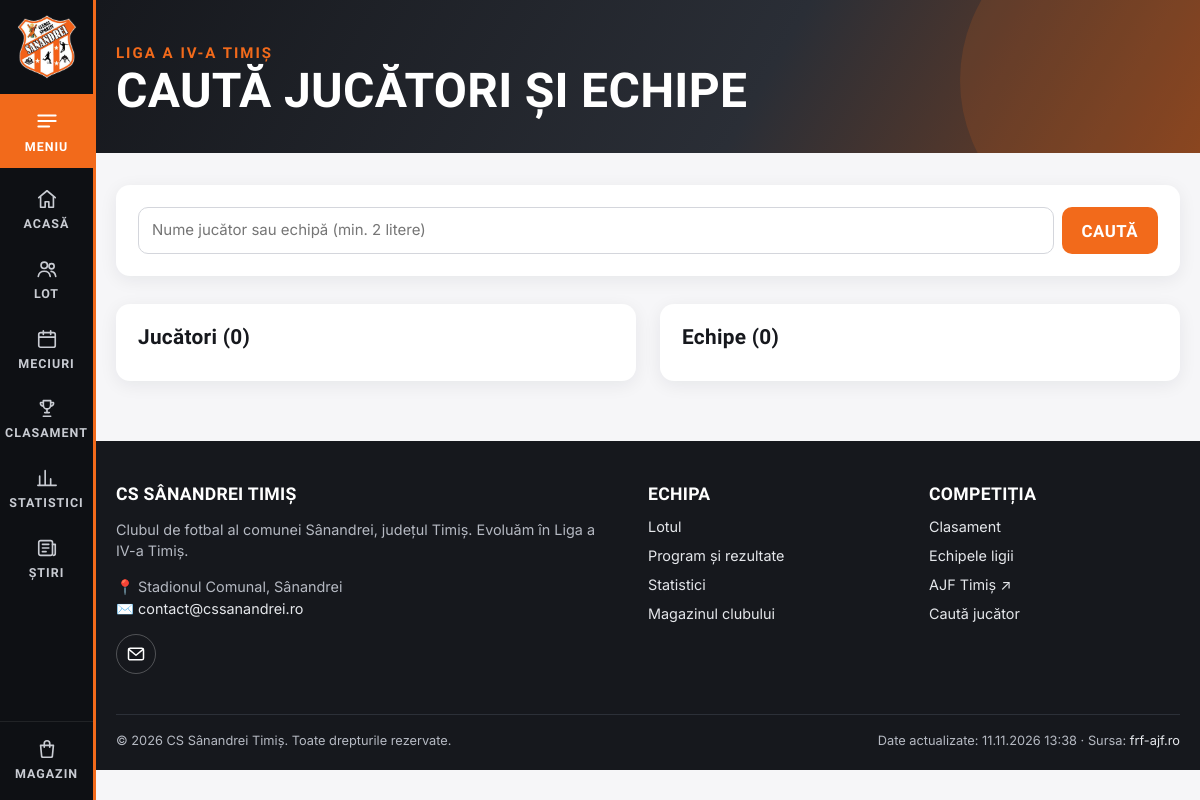
/cauta/, run on the app's committed database.
### teams/models.py (models this page shows, shortened)
class Team(models.Model):
    frf_id = models.PositiveIntegerField(unique=True, help_text="ID-ul echipei pe frf-ajf.ro")
    name = models.CharField(max_length=150)
    slug = models.SlugField(max_length=160, unique=True)
    frf_url = models.URLField(blank=True)
    logo_url = models.URLField(blank=True)
    venue = models.CharField(max_length=150, blank=True)
    points_adjustment = models.IntegerField(
        default=0, help_text="Puncte scăzute/adăugate de comisii (ex: -3). Se aplică în clasament.")
    class Meta:
        ordering = ["name"]
    def get_absolute_url(self):
        return reverse("team_detail", args=[self.slug])

class SyncRun(models.Model):
    started_at = models.DateTimeField(auto_now_add=True)
    finished_at = models.DateTimeField(null=True, blank=True)
    ok = models.BooleanField(default=False)
    summary = models.TextField(blank=True)
    class Meta:
        ordering = ["-started_at"]

### teams/views.py (the view)
# urls.py: path("cauta/", teams_views.search, name="search"),
def search(request):
    index = {
        "players": [{"n": p.name, "t": p.team.name, "u": p.get_absolute_url()}
                    for p in Player.objects.select_related("team").order_by("name")],
        "teams": [{"n": t.name, "u": t.get_absolute_url(), "l": t.logo_url} for t in Team.objects.all()],
    }
    return render(request, "teams/search.html", {"index": index})

### core/content.py (called while the page is built)
def content_dir():
    return Path(settings.CONTENT_DIR)

def read_yaml(path, default=None):
    path = Path(path)
    if not path.exists():
        return default
    data = yaml.safe_load(path.read_text(encoding="utf-8"))
    return default if data is None else data

def site_settings():
    data = read_yaml(content_dir() / "setari.yml", {}) or {}
    return {
        "CLUB_EMAIL": data.get("email") or settings.CLUB_EMAIL,
        "CLUB_PHONE": str(data.get("telefon") or settings.CLUB_PHONE or ""),
        "CLUB_VENUE": data.get("stadion") or settings.CLUB_VENUE,
        "CLUB_FACEBOOK": data.get("facebook") or "",
        "CLUB_INSTAGRAM": data.get("instagram") or "",
        "CLUB_YOUTUBE": data.get("youtube") or "",
        "CLUB_TIKTOK": data.get("tiktok") or "",
        "CLUB_ABOUT": data.get("despre") or "",
        "CLUB_MOTTO": data.get("moto") or DEFAULT_MOTTO,
        "CLUB_MOTTO_TEXT": data.get("moto_text") or DEFAULT_MOTTO_TEXT,
    }

def social_links(cfg):
    links = [("facebook", "Facebook", cfg["CLUB_FACEBOOK"]), ("instagram", "Instagram", cfg["CLUB_INSTAGRAM"]),
             ("youtube", "YouTube", cfg["CLUB_YOUTUBE"]), ("tiktok", "TikTok", cfg["CLUB_TIKTOK"])]
    return [{"icon": icon, "label": label, "url": url} for icon, label, url in links if url]

### core/context_processors.py (called while the page is built)
def club(request):
    last_sync = SyncRun.objects.filter(ok=True).only("finished_at").first()
    cfg = content.site_settings()
    return {
        "SOCIAL_LINKS": content.social_links(cfg),
        "CLUB_NAME": settings.CLUB_NAME,
        "CLUB_SHORT_NAME": settings.CLUB_SHORT_NAME,
        **cfg,
        "WEB3FORMS_KEY": settings.WEB3FORMS_KEY,
        "COMPETITION_NAME": settings.COMPETITION_NAME,
        "SEASON": settings.SEASON,
        "FRF_TEAM_URL": settings.FRF_TEAM_URL,
        "FRF_COMPETITION_URL": settings.FRF_COMPETITION_URL,
        "OUR_TEAM_FRF_ID": settings.OUR_TEAM_FRF_ID,
        "last_sync": last_sync.finished_at if last_sync else None,
    }

### core/templatetags/ui.py (called while the page is built)
@register.simple_tag
def icon(name, size=22, cls=""):
    if name in FILL:
        body, attrs = FILL[name], 'fill="currentColor"'
    else:
        body = STROKE.get(name, STROKE["arrow"])
        attrs = 'fill="none" stroke="currentColor" stroke-width="1.8" stroke-linecap="round" stroke-linejoin="round"'
    return format_html(
        '<svg class="icon {}" width="{}" height="{}" viewBox="0 0 24 24" {} aria-hidden="true" focusable="false">{}</svg>',
        cls, size, size, mark_safe(attrs), mark_safe(body))

### teams/templates/teams/search.html (shortened to what this page needs)
{% extends "base.html" %}
{% block hero %}<section class="page-hero"><div class="container"><div class="eyebrow">{{ COMPETITION_NAME }}</div><h1>Caută jucători și echipe</h1></div></section>{% endblock %}
{% block content %}
<form class="search-form card" data-search role="search">
  <input class="input" type="search" name="q" placeholder="Nume jucător sau echipă (min. 2 litere)" autofocus autocomplete="off">
  <button class="btn" type="submit">Caută</button>
</form>
<div class="grid grid-2 mt" data-search-results hidden>
  <div class="card">
    <h3>Jucători (<span data-count="players">0</span>)</h3>
  </div>
  <div class="card">
    <h3>Echipe (<span data-count="teams">0</span>)</h3>
  </div>
</div>
{% endblock %}

### templates/base.html (shortened to what this page needs)
{% load static ui %}<!DOCTYPE html>
<html lang="ro">
<head>
  <link rel="stylesheet" href="{% static 'css/style.css' %}">
</head>
<body class="{% block body_class %}{% endblock %}">
  {% with url=request.resolver_match.url_name %}
  <aside class="side-nav" aria-label="Meniu principal">
    <a class="side-logo" href="{% url 'home' %}" title="{{ CLUB_NAME }}"><img src="{% static 'img/logo.jpg' %}" alt="Sigla {{ CLUB_NAME }}"></a>
    <button class="side-menu-btn" type="button" data-menu-open aria-controls="menu-panel" aria-expanded="false">{% icon "menu" 26 %}<span>Meniu</span></button>
    <nav class="side-links">
      <a href="{% url 'home' %}" class="{% if url == 'home' %}active{% endif %}">{% icon "home" %}<span>Acasă</span></a>
      <a href="{% url 'squad_list' %}" class="{% if url == 'squad_list' or url == 'player_detail' %}active{% endif %}">{% icon "users" %}<span>Lot</span></a>
      <a href="{% url 'fixtures' %}" class="{% if url == 'fixtures' or url == 'fixtures_round' or url == 'match_detail' %}active{% endif %}">{% icon "calendar" %}<span>Meciuri</span></a>
      <a href="{% url 'standings' %}" class="{% if url == 'standings' or url == 'standings_view' %}active{% endif %}">{% icon "table" %}<span>Clasament</span></a>
      <a href="{% url 'stats' %}" class="{% if url == 'stats' %}active{% endif %}">{% icon "chart" %}<span>Statistici</span></a>
      <a href="{% url 'news_list' %}" class="{% if url == 'news_list' or url == 'news_detail' %}active{% endif %}">{% icon "news" %}<span>Știri</span></a>
    </nav>
    <a class="side-shop" href="{% url 'shop:product_list' %}" title="Magazin">{% icon "bag" %}<span>Magazin</span></a>
  </aside>
  {% endwith %}
  <main id="main" class="site-main">
    {% block hero %}{% endblock %}
    <div class="container">
      {% block content %}{% endblock %}
    </div>
  </main>
  <footer class="site-footer site-main">
    <div class="container">
      <div class="footer-grid">
        <div>
          <h4>{{ CLUB_NAME }}</h4>
          <p>{{ CLUB_ABOUT|default:"Clubul de fotbal al comunei Sânandrei, județul Timiș." }} Evoluăm în {{ COMPETITION_NAME }}.</p>
          <p>📍 {{ CLUB_VENUE }}<br>✉️ <a href="mailto:{{ CLUB_EMAIL }}">{{ CLUB_EMAIL }}</a>{% if CLUB_PHONE %}<br>📞 <a href="tel:{{ CLUB_PHONE|cut:' ' }}">{{ CLUB_PHONE }}</a>{% endif %}</p>
          {% include "_social.html" with cls="social-row" %}
        </div>
        <div>
          <h4>Echipa</h4>
          <ul>
            <li><a href="{% url 'squad_list' %}">Lotul</a></li>
            <li><a href="{% url 'fixtures' %}">Program și rezultate</a></li>
            <li><a href="{% url 'stats' %}">Statistici</a></li>
            <li><a href="{% url 'shop:product_list' %}">Magazinul clubului</a></li>
          </ul>
        </div>
        <div>
          <h4>Competiția</h4>
          <ul>
            <li><a href="{% url 'standings' %}">Clasament</a></li>
            <li><a href="{% url 'team_list' %}">Echipele ligii</a></li>
            <li><a href="{{ FRF_COMPETITION_URL }}" target="_blank" rel="noopener">AJF Timiș ↗</a></li>
            <li><a href="{% url 'search' %}">Caută jucător</a></li>
          </ul>
        </div>
      </div>
      <div class="footer-bottom">
        <span>© {% now "Y" %} {{ CLUB_NAME }}. Toate drepturile rezervate.</span>
        <span>{% if last_sync %}Date actualizate: {{ last_sync|date:"d.m.Y H:i" }} · {% endif %}Sursa: <a href="{{ FRF_COMPETITION_URL }}" target="_blank" rel="noopener">frf-ajf.ro</a></span>
      </div>
    </div>
  </footer>
</body>
</html>

### static/css/style.css (style rules this page uses)
:root { --orange: #f26a1b; --orange-dark: #c9520d; --orange-soft: #fff1e8; --ink: #16181d; --ink-2: #2a2e36; --muted: #6b7280; --line: #e7e8ec; --bg: #f6f6f8; --card: #ffffff; --win: #16a34a; --draw: #9ca3af; --loss: #dc2626; --radius: 14px; --shadow: 0 4px 18px rgba(16, 24, 40, .07); --font-head: "Barlow Condensed", "Arial Narrow", system-ui, sans-serif; --font-body: "Inter", "Segoe UI", system-ui, -apple-system, sans-serif; }
* { box-sizing: border-box; }
html { scroll-behavior: smooth; }
body { margin: 0; font-family: var(--font-body); font-size: 15px; line-height: 1.5; background: var(--bg); color: var(--ink); }
img { max-width: 100%; }
a { color: inherit; text-decoration: none; }
h1, h2, h3, h4 { font-family: var(--font-head); letter-spacing: .3px; line-height: 1.1; margin: 0 0 .5em; }
h1 { font-size: clamp(2rem, 4vw, 3rem); text-transform: uppercase; }
h3 { font-size: 1.3rem; }
.container { width: 100%; max-width: 1200px; margin: 0 auto; padding: 0 20px; }
.mt { margin-top: 28px; }
.page-hero { background: linear-gradient(120deg, var(--ink) 0%, var(--ink-2) 60%, var(--orange-dark) 140%); color: #fff; padding: 42px 0 36px; margin-bottom: 32px; position: relative; overflow: hidden; }
.page-hero::after { content: ""; position: absolute; right: -80px; top: -80px; width: 320px; height: 320px; border-radius: 50%; background: var(--orange); opacity: .14; }
.page-hero h1 { margin: 0; }
.eyebrow { font-family: var(--font-head); text-transform: uppercase; letter-spacing: 2px; color: var(--orange); font-weight: 700; }
.card { background: var(--card); border-radius: var(--radius); box-shadow: var(--shadow); padding: 22px; }
.card + .card { margin-top: 24px; }
.grid > .card + .card { margin-top: 0; }
.grid { display: grid; gap: 24px; }
.grid-2 { grid-template-columns: repeat(2, minmax(0, 1fr)); }
.btn { display: inline-flex; align-items: center; gap: 8px; border: 0; cursor: pointer; background: var(--orange); color: #fff; padding: 11px 20px; border-radius: 10px; font-family: var(--font-head); font-size: 1.05rem; text-transform: uppercase; font-weight: 700; letter-spacing: .5px; }
.card { container-type: inline-size; }
.form-grid input, .form-grid textarea, .form-grid select, .input { width: 100%; padding: 11px 13px; border-radius: 10px; border: 1px solid #d4d6dc; font: inherit; background: #fff; }
.search-form { display: flex; gap: 8px; }
.site-footer { background: var(--ink); color: #b5b9c2; margin-top: 60px; padding: 44px 0 20px; font-size: .9rem; }
.site-footer h4 { color: #fff; font-size: 1.1rem; text-transform: uppercase; }
.site-footer a { color: #e5e7eb; }
.footer-grid { display: grid; grid-template-columns: 2fr 1fr 1fr; gap: 30px; }
.footer-grid ul { list-style: none; padding: 0; margin: 0; line-height: 2; }
.footer-bottom { border-top: 1px solid #2c3038; margin-top: 30px; padding-top: 16px; display: flex; justify-content: space-between; flex-wrap: wrap; gap: 10px; font-size: .8rem; }
:root { --rail: 96px; --ink-3: #0e1014; --bar-h: 64px; }
html, body { overflow-x: clip; }
.site-main { padding-left: var(--rail); }
.icon { flex: none; display: block; }
.side-nav { position: fixed; inset: 0 auto 0 0; width: var(--rail); z-index: 120; display: flex; flex-direction: column; align-items: stretch; background: var(--ink-3); color: #fff; border-right: 3px solid var(--orange); }
.side-logo { display: grid; place-items: center; padding: 16px 0 12px; }
.side-logo img { width: 58px; height: auto; transition: transform .2s; }
.side-menu-btn, .side-links a, .side-shop { display: flex; flex-direction: column; align-items: center; gap: 5px; padding: 12px 4px; color: #c9ccd3; font-family: var(--font-head); font-weight: 700; font-size: .78rem; letter-spacing: 1px; text-transform: uppercase; text-align: center; position: relative; }
.side-menu-btn { background: var(--orange); color: #fff; border: 0; cursor: pointer; margin: 4px 0 8px; padding-block: 14px; }
.side-links { display: flex; flex-direction: column; }
.side-shop { margin-top: auto; border-top: 1px solid rgba(255,255,255,.08); padding-block: 16px; }

### data on the page
Team: name "CS SÂNANDREI TIMIȘ", name "CS Sânandrei Timiș"
SyncRun: finished_at "11.11.2026 13:38"

### other printed values
{{ COMPETITION_NAME }} "LIGA A IV-A TIMIȘ"
{{ COMPETITION_NAME }} "Liga a IV-a Timiș"
{{ CLUB_VENUE }} "Stadionul Comunal, Sânandrei"
{{ CLUB_EMAIL }} "contact@cssanandrei.ro"
